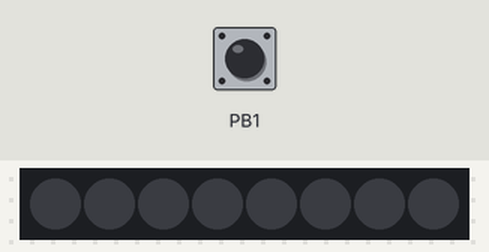
The sketch below on a simulated ATtiny85, built with avr-gcc and run on an emulated ATtiny85. Parts: 8 RGB LEDs in strip order, left to right. The inputs (shaded band) are chosen by the test bench; at power-on: PB1 HIGH. Dim RGB values are drawn brighter than linear.

Above: at 1.2 s.
1.3 s: PB1 pulled LOW for 1 s
At 2.04 s:
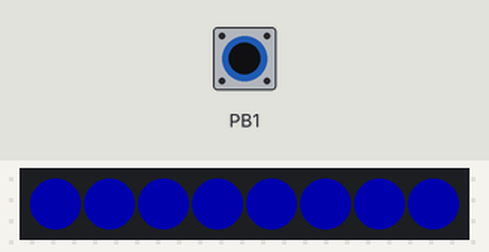
3.9 s: PB1 pulled LOW for 1 s
At 4.19 s:
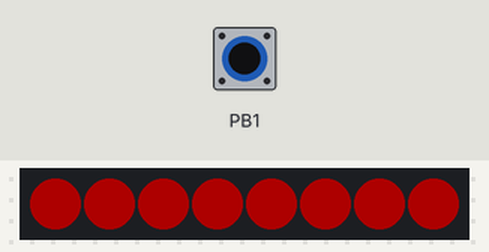
6.9 s: PB1 pulled LOW for 0.25 s
8.6 s: PB1 pulled LOW for 3.2 s
At 8.86 s:
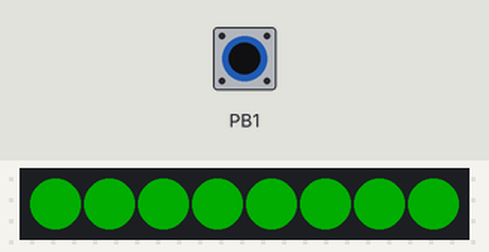
Timing chart, 0 to 13.1 s (numbered marks = the images above; inputs shaded):
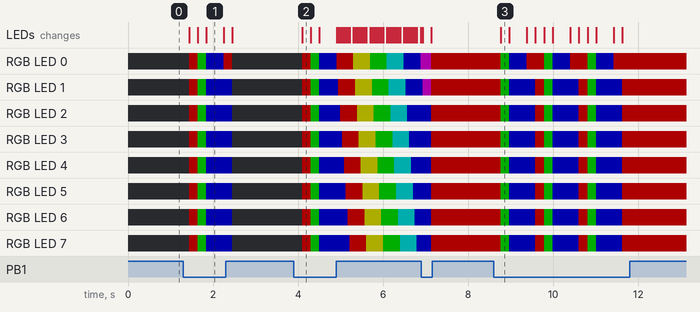

The sketch:

badge_granabot.ino
```cpp
/************************************************************************************
 *    Programa test del badge de GranaBot                                           *
 *   -------------------------------------                                          *
 *                                                                                  *
 *    GranaBot 2018                                                                 *
 *                                                                                  *
 *    Paco López, Dpto. de Electrónica del I.E.S. Virgen de las Nieves, Granada.    *
 *                                                                                  *
 ************************************************************************************/

//El ATtiny85 deberá ser programado para que funcione a 8MHz o a 16MHz usando el reloj interno.

#include <Adafruit_NeoPixel.h>  //Para el control de los LEDs RGB.
#include <CapacitiveSensor.h>   //Para la lectura del sensor capacitivo incluido en la PCB del badge.

#define umbral 300        //Umbral para determinar si se está tocando el sensor. A mayor valor menor sensibilidad..
#define pin_leds PB4      //Los LEDs se controlan con el pin PB4 del ATtiny.
#define brillo 50         //Controla el brillo máximo de los LEDs.
#define antirrebotes 200  //Tiempo establecido entre lecturas sucesivas del sensor capacitivo, en ms.
#define retardo_ruleta 40 //Tiempo de reatrdo usado para controlar la velocidad de la "ruleta" de LEDs, en ms.

//Instanciación de los objetos usados en el sketch.
Adafruit_NeoPixel tira_leds = Adafruit_NeoPixel(8, pin_leds, NEO_GRB + NEO_KHZ800); //El badge tiene 8 LEDs RGB.
CapacitiveSensor cs_0_1 = CapacitiveSensor(PB0,PB1); //La resistencia de 1M está entre los pines PB0 y PB1. El pin PB1 es el que tiene conectado el sensor.

byte contador_de_toques=0;    //Para llevar la cuenta de las veces que se toca el sensor. Un máximo de 5 toques, tras los cuales la variable vuelve a valer 0.
                              //El valor de esta variable, el contador de toques, es el que determina el comportamiento del badge en cada instante.

void setup()
{
   tira_leds.setBrightness(brillo);     //Ajuste del brillo máximo.
   tira_leds.begin();                   //Inicialización del objeto "tira_leds".
   tira_leds.show();                    //Inicialmente todos los LEDs apagados (por defecto se tiene tira_leds.Color(0,0,0)).
}

void loop()
{
  //Lectura del sensor y control del contador de toques.
  long total_PB1 =  cs_0_1.capacitiveSensor(30);  //Lectura del sensor capacitivo. El valor leído se almacena en total_PB1.

  if (total_PB1 > umbral) //Si se ha tocado el sensor...
  {
    contador_de_toques++; //... se incrementa el contador de toques y ...
    if (contador_de_toques > 4) contador_de_toques = 0; //... se comprueba que su valor no exceda el máximo. Si es así se reinicia su valor a 0.
  }

  //Determinación del comportamiento del badge.
  switch (contador_de_toques)
    {
      case 0: //Todos los LEDs apagados.
              for(int cont=0; cont<9; cont++)
              {
                tira_leds.setPixelColor(cont, tira_leds.Color(0,0,0));  //Se configuran todos los LEDs para que se apaguen...
              }
              tira_leds.show();                                         //... y se manda esta configuración al badge (actualización del estado de los LEDs).
              delay(antirrebotes);                                      //Para evitar nuevas lecturas del sensor antes de que dé tiempo de retirar el dedo.
              break;

      case 1: //Todos los LEDs a rojo.
              for(int cont=0; cont<9; cont++)
              {
                tira_leds.setPixelColor(cont, tira_leds.Color(255,0,0));
              }
              tira_leds.show();
              delay(antirrebotes);
              break;

      case 2: //Todos los LEDs a verde.
              for(int cont=0; cont<9; cont++)
              {
                tira_leds.setPixelColor(cont, tira_leds.Color(0,255,0));
              }
              tira_leds.show();
              delay(antirrebotes);
              break;

      case 3: //Todos los LEDs a azul
              for(int cont=0; cont<9; cont++)
              {
                tira_leds.setPixelColor(cont, tira_leds.Color(0,0,255));
              }
              tira_leds.show();
              delay(antirrebotes);
              break;

      case 4: //FX (efectos especiales) de LEDs bailoteando.
              delay(antirrebotes);    //Para evitar nuevas lecturas del sensor antes de que dé tiempo de retirar el dedo.
              bailoteo_leds();        //Llamada a la función de bailoteo de los LEDs.
              break;
    }
}


//-------------------------------------------------------------//
//                DEFINICIÓN DE FUNCIONES PROPIAS              //
//-------------------------------------------------------------//

//Función que realiza un FX.
//Esta función está diseñada en principio para llamar a la función vuelta_ruleta(), pero es
//fácilmente modificable para usar otras funciones de efectos diferentes (a diseñar por el futuro
//programador del badge).
void bailoteo_leds (void)
{
  while(1)  //La ruleta de LEDs se ejecutará de forma indefinida...
  {
    if( vuelta_ruleta(255,0,0) )     return;  //... hasta que alguna de las llamadas a la función vuelta_ruleta() devuelva el valor true.
    if( vuelta_ruleta(255,255,0) )   return;
    if( vuelta_ruleta(0,255,0) )     return;
    if( vuelta_ruleta(0,255,255) )   return;
    if( vuelta_ruleta(0,0,255) )     return;
    if( vuelta_ruleta(255,0,255) )   return;
    if( vuelta_ruleta(255,255,255) ) return;
  }
}

//Cada llamada a esta función realiza una vuelta completa de la ruleta de LEDs. En concreto, se realiza un
//encendido sucesivo de los LEDs del badge, simulando el efecto de una ruleta de LEDs con colores cambiantes.
//La función requiere como parámetros el color, en formato RGB, con el que deben ir encendiéndose los LEDs.
//La función retorna un valor lógico dependiendo de que durante su ejecución se active o no el sensor capacitivo:
//      true  -> se ha producido la activación del sensor durante la ejecución de la función.
//      false -> no se ha producido la activación del sensor.
boolean vuelta_ruleta (byte r, byte g, byte b)
{
  for(int cont=0; cont<9; cont++)   //Para ir encendiendo progresivamente cada uno de los 8 LEDs del badge.
      {
        tira_leds.setPixelColor(cont, tira_leds.Color(r,g,b));  //Se configura el LED indicado por cont con el color dado como parámetro de la función.
        tira_leds.show();                                       //Se actualiza el estado del LED.
        if (cs_0_1.capacitiveSensor(30) > umbral)               //Cada vez que se procede a actualizar un LED se realiza la lectura del sensor...
        {                                                       //... y si se ha activado entonces...
          contador_de_toques = 0;                               //... se restituye el contador de toques a su valor inicial, ...
          delay(antirrebotes);                                  //... se espera el tiempo antirrebote para dejar tiempo de retirar el dedo del sensor y ...
          return true;                                          //... se retorna devolviendo el valor true.
        }
        delay(retardo_ruleta);                                  //En caso de no haberse activado el sensor se introduce un retardo para que el encendido ...
      }                                                         //... de los LEDs de la ruleta no sea demasiado rápido, ya que entonces se perdería el efecto buscado ...
      return false;                                             //... y se retorna devolviendo el valor false.
}
```

Measured:
- after the input at 1.3 s, RGB LED 0: off → RGB(50, 0, 0) after 0.14 s, → RGB(0, 50, 0) 0.20 s later, → RGB(0, 0, 50) 0.20 s later, → RGB(50, 0, 0) 0.41 s later, … (5 changes in this stretch); RGB LED 1: off → RGB(50, 0, 0) after 0.14 s, → RGB(0, 50, 0) 0.20 s later, → RGB(0, 0, 50) 0.20 s later, → off 0.61 s later
- what the display in image 1 shows lasts 0.5 s, from 1.8 s to 2.3 s
